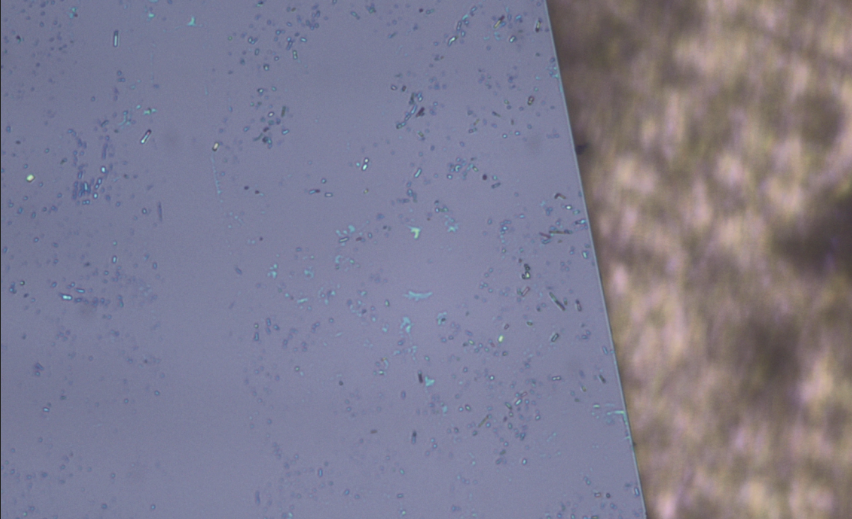
#> input picture Capture.PNG, 852 x 519 px
$ python -i edge_estimation.py   (imports and definitions only)
#> lines starting #> are read from the running program, lines starting #| are printed output that depends on the picture; after the words box and inside, x2 and y2 are one past the last pixel; in counts of white or black regions, pixels touching at a corner belong together
#!/usr/bin/env python3
"""
Edge angle estimation - long-continuous-edge selection via Canny + Hough.

This module is the *image-processing* layer of the sample auto-alignment
feature. It is deliberately pure OpenCV/numpy: it knows nothing about the
camera backend or the stage, so it can be reused with any camera that
exposes a ``capture()`` method returning an ndarray.

Core idea (matches the spec "if there's a long, continuous edge, then
it's an edge"):

1. Canny edge detection -> clean single-pixel edges.
2. HoughLinesP -> line *segments* each with an explicit length.
3. Orientation grouping -> cluster segments by angle (half-plane).
4. Continuous-edge merging -> within the dominant orientation, chain
   collinear segments whose endpoints are near/overlapping into a single
   "continuous edge"; score by total length.
5. The longest continuous edge is taken as THE edge; its angle is refined
   with a least-squares line fit (cv2.fitLine) for sub-degree accuracy.

Usage:
    from edge_estimation import EdgeAngleEstimator

    est = EdgeAngleEstimator()
    result = est.detect(frame_bgr)          # -> EdgeAngleResult or None
    print(result.angle_deg, result.length_px)
"""

from __future__ import annotations

import logging
import math
from dataclasses import dataclass
from typing import Dict, List, Optional, Tuple

import cv2
import numpy as np

logger = logging.getLogger(__name__)


@dataclass
class EdgeAngleResult:
    """Result of an edge-angle estimation."""

    #: Dominant edge angle in degrees, normalized to [0, 180) (undirected).
    angle_deg: float
    #: Total length (px) of the dominant edge.
    length_px: float
    #: (x1, y1, x2, y2) endpoints of the fitted dominant-edge line.
    endpoints: Tuple[float, float, float, float]
    #: Nx2 [ (x, y) ... ] points belonging to the dominant edge.
    edge_points: np.ndarray
    #: Number of raw Hough segments that contributed.
    num_segments: int
    #: "continuous_edge" (long single edge) or "histogram_fallback".
    mode: str


class EdgeAngleEstimator:
    """
    Estimates the dominant long-continuous edge angle in a frame.

    Parameters
    ----------
    canny_low, canny_high : int
        Canny hysteresis thresholds.
    hough_threshold : int
        HoughLinesP accumulator threshold.
    hough_min_line_length : int
        Minimum segment length (px) accepted from HoughLinesP.
    hough_max_line_gap : int
        Max gap allowed within a single Hough segment (px).
    angle_bin_width : float
        Width (deg) of the orientation grouping bins.
    rho_tol_px : float
        Max perpendicular distance (px) between segments to treat them as
        collinear when merging into a continuous edge.
    gap_tol_px : float
        Max end-gap (px) along the line direction to treat segments as
        continuous when merging.
    min_edge_length_ratio : float
        A continuous edge must be at least this fraction of the image
        diagonal to be trusted on its own; otherwise fall back to the
        length-weighted orientation histogram.
    channel_order : str
        "bgr" (OpenCV default) or "rgb" (e.g. SmartCamCamera returns RGB).
    """

    def __init__(
        self,
        canny_low: int = 50,
        canny_high: int = 150,
        hough_threshold: int = 40,
        hough_min_line_length: int = 60,
        hough_max_line_gap: int = 8,
        angle_bin_width: float = 5.0,
        rho_tol_px: float = 6.0,
        gap_tol_px: float = 12.0,
        min_edge_length_ratio: float = 0.20,
        channel_order: str = "bgr",
    ) -> None:
        self.canny_low = int(canny_low)
        self.canny_high = int(canny_high)
        self.hough_threshold = int(hough_threshold)
        self.hough_min_line_length = int(hough_min_line_length)
        self.hough_max_line_gap = int(hough_max_line_gap)
        self.angle_bin_width = float(angle_bin_width)
        self.rho_tol_px = float(rho_tol_px)
        self.gap_tol_px = float(gap_tol_px)
        self.min_edge_length_ratio = float(min_edge_length_ratio)
        if channel_order not in ("bgr", "rgb"):
            raise ValueError(
                f"channel_order must be 'bgr' or 'rgb', got {channel_order!r}"
            )
        self.channel_order = channel_order

    # ------------------------------------------------------------------
    # Grayscale
    # ------------------------------------------------------------------
    def grayscale(self, frame: np.ndarray) -> np.ndarray:
        """Convert a 3-channel frame to grayscale, honoring channel_order."""
        if self.channel_order == "rgb":
            return cv2.cvtColor(frame, cv2.COLOR_RGB2GRAY)
        return cv2.cvtColor(frame, cv2.COLOR_BGR2GRAY)
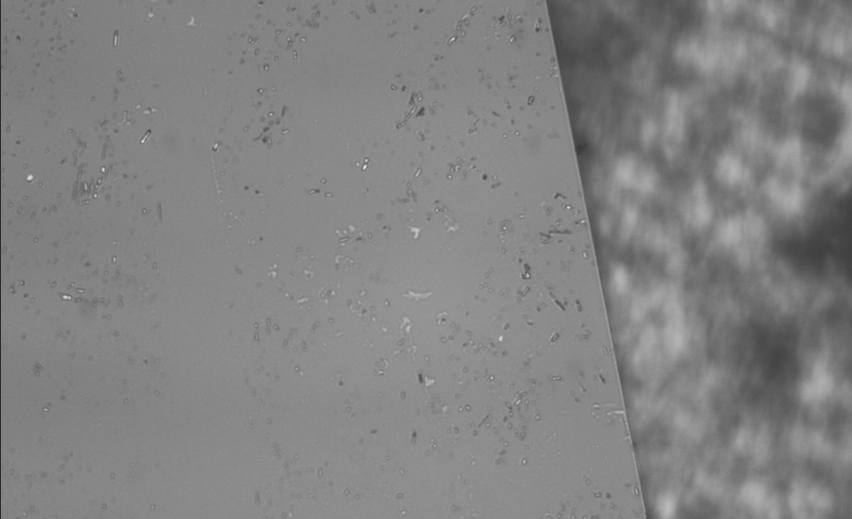
#> returned value: shape (519, 852); min 43, max 233, mean 130.3

    def _run_hough(
        self,
        blurred: np.ndarray,
        canny_low: int,
        canny_high: int,
        hough_threshold: int,
        min_line_length: int,
    ) -> Optional[np.ndarray]:
        """Run Canny + HoughLinesP with the given thresholds."""
        edges = cv2.Canny(blurred, int(canny_low), int(canny_high))
        return cv2.HoughLinesP(
            edges,
            rho=1,
            theta=np.pi / 180,
            threshold=int(hough_threshold),
            minLineLength=int(min_line_length),
            maxLineGap=self.hough_max_line_gap,
        )

    def _candidate_params(self, blurred: np.ndarray):
        """Yield (canny_low, canny_high, hough_threshold, min_len) tuples.

        Tries the configured thresholds first, then Otsu-adaptive thresholds
        (robust to dark/bright scenes), then a lenient low-threshold pass.
        """
        primary = (
            self.canny_low, self.canny_high,
            self.hough_threshold, self.hough_min_line_length,
        )
        yield primary

        # Otsu-adaptive thresholds from the frame's own intensity histogram.
        otsu_high, _ = cv2.threshold(
            blurred, 0, 255, cv2.THRESH_BINARY | cv2.THRESH_OTSU
        )
        if otsu_high > 0:
            otsu_low = max(1, int(otsu_high * 0.5))
            yield (
                otsu_low, int(otsu_high),
                self.hough_threshold, self.hough_min_line_length,
            )
            # Lenient fallback for faint/short edges.
            yield (
                max(1, otsu_low // 2), max(1, int(otsu_high * 0.75)),
                max(10, self.hough_threshold // 2),
                max(20, self.hough_min_line_length // 2),
            )

    def _candidate_images(self, blurred: np.ndarray):
        """Yield the raw blurred frame, then CLAHE-contrast-boosted copies.

        Low-contrast microscope frames (uniform substrate, faint flake edge)
        yield no Canny edges at default thresholds; CLAHE on the grayscale
        plane recovers those edges. Several clip limits are tried and Hough
        picks whichever reveals a real edge.
        """
        yield blurred
        for clip in (8.0, 15.0, 25.0):
            try:
                clahe = cv2.createCLAHE(clipLimit=clip, tileGridSize=(8, 8))
                yield clahe.apply(blurred)
            except Exception as exc:  # pragma: no cover - defensive
                logger.debug("CLAHE clip=%.1f failed: %s", clip, exc)

    # ------------------------------------------------------------------
    # Main entry
    # ------------------------------------------------------------------
    def detect(self, frame: np.ndarray) -> Optional[EdgeAngleResult]:
        """Estimate the dominant edge angle of one frame (or None)."""
        if frame is None:
            return None
        if frame.ndim == 2:
            gray = frame.astype(np.uint8)
        elif frame.ndim == 3 and frame.shape[2] == 3:
            gray = self.grayscale(frame)
        else:
            logger.warning("Unsupported frame shape %s", frame.shape)
            return None

        blurred = cv2.GaussianBlur(gray, (5, 5), 0)
        diag = math.hypot(gray.shape[1], gray.shape[0])
#> diag = 997.6
        min_span = self.min_edge_length_ratio * diag
#> min_span = 199.5

        # Scan candidate images (raw, then CLAHE-contrast-boosted copies)
        # across adaptive Hough thresholds. Real microscope frames are often
        # low-contrast uniform substrate; CLAHE on the grayscale plane
        # recovers edges that default thresholds miss. The first candidate
        # that yields a long, trusted continuous edge wins.
        fallback_segments: Optional[List[Dict]] = None
        best_span = 0.0
        for image in self._candidate_images(blurred):
            for params in self._candidate_params(image):
                lines = self._run_hough(image, *params)
                if lines is None or len(lines) == 0:
                    continue
                segments = self._extract_segments(lines)
                if not segments:
                    continue
                group = self._dominant_orientation_group(segments)
                edge = self._longest_continuous_edge(group)
                span = edge["span"] if edge else 0.0
                if span >= best_span:
                    best_span = span
                    fallback_segments = segments
                if edge is not None and span >= min_span:
                    logger.info(
                        "Detected edge (span %.0f px >= %.0f px) via %s image",
                        span, min_span,
                        "CLAHE" if image is not blurred else "raw",
                    )
                    return self._result_from_edge(edge, gray.shape)
#> this loop made 3 passes
#> pass 1, in _run_hough, `edges = cv2.Canny(blurred, int(canny_low), int(canny_high))`:
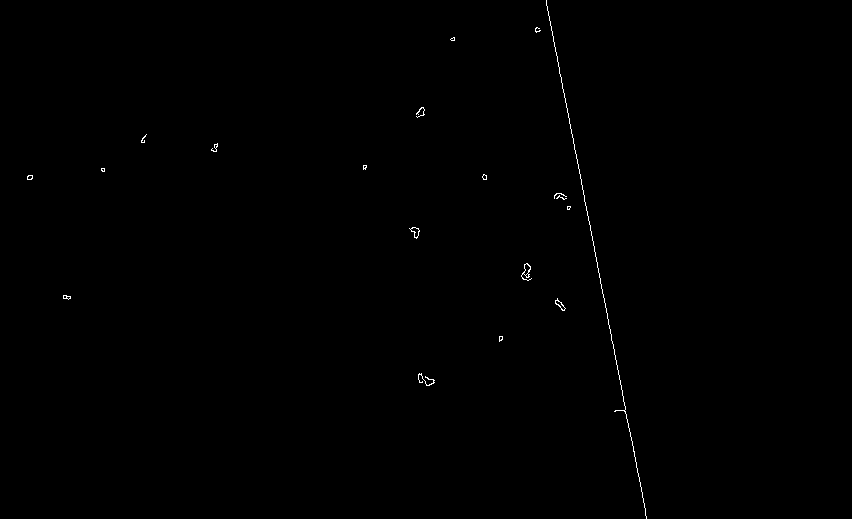
#> edges: shape (519, 852); 0.22% white in thin lines or dots, all inside (x1, y1, x2, y2) = (27, 0, 647, 519)
#> pass 1, in _run_hough (call 2), `edges = cv2.Canny(blurred, int(canny_low), int(canny_high))`:
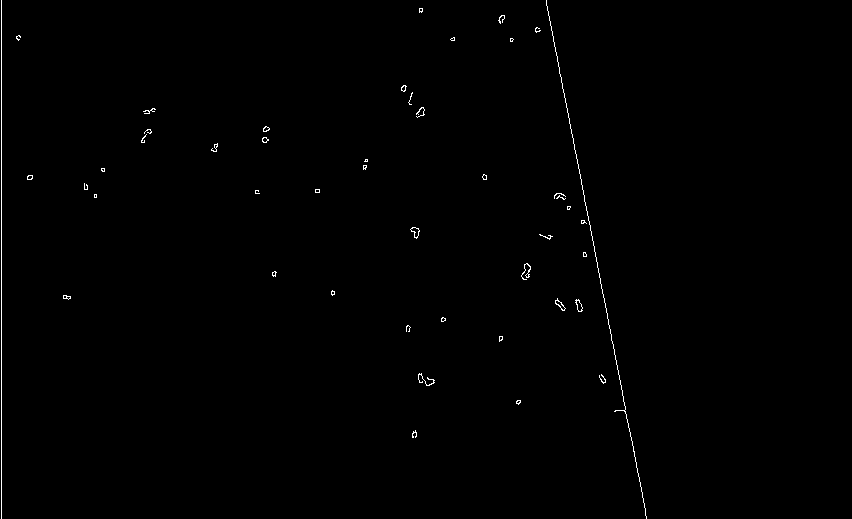
#> edges: shape (519, 852); 0.43% white in thin lines or dots, all inside (x1, y1, x2, y2) = (1, 0, 647, 519)
#> pass 1, in _run_hough (call 3), `edges = cv2.Canny(blurred, int(canny_low), int(canny_high))`:
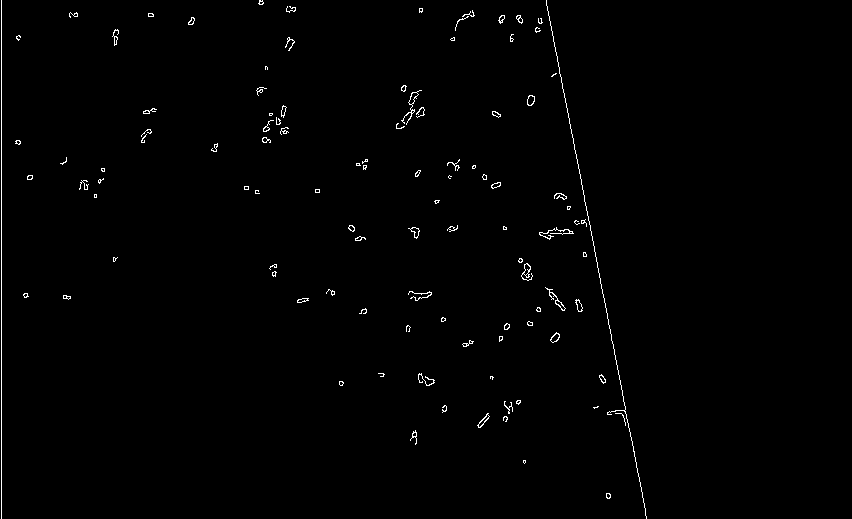
#> edges: shape (519, 852); 0.79% white in thin lines or dots, all inside (x1, y1, x2, y2) = (1, 0, 647, 519)
#> pass 2, in _run_hough (call 4), `edges = cv2.Canny(blurred, int(canny_low), int(canny_high))`:
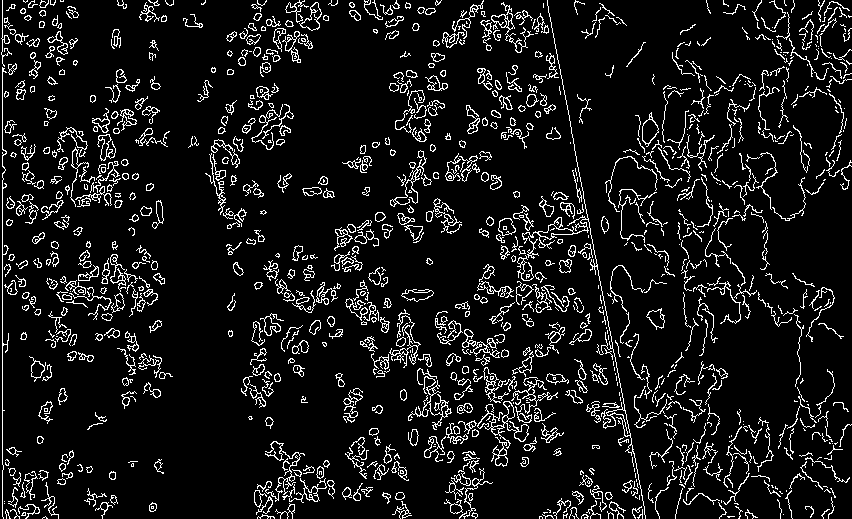
#> edges: shape (519, 852); 9.1% white in thin lines or dots
#> after the loop, best_span = 257.4; fallback_segments = 264 items

        # No trusted long edge anywhere; last resort: length-weighted
        # orientation histogram over the best segment set we saw.
        if fallback_segments:
            logger.info(
                "No long continuous edge (best %.1f px < %.1f px); "
                "using length-weighted histogram fallback",
                best_span, min_span,
            )
            return self._result_from_fallback(fallback_segments, gray.shape)

        logger.warning("No lines detected by Hough transform")
        return None

    # ------------------------------------------------------------------
    # Helpers
    # ------------------------------------------------------------------
    def _extract_segments(self, lines: np.ndarray) -> List[Dict]:
        """Convert HoughLinesP output into normalized segment dicts.

        Each segment is stored with its oriented angle (in [-90, 90)),
        length, unit direction and signed distance from the origin (rho).
        Handles both (N, 1, 4) and (N, 4) array shapes across OpenCV
        versions.
        """
        segments: List[Dict] = []
        for row in np.asarray(lines).reshape(-1, 4):
            x1, y1, x2, y2 = (int(float(v)) for v in row)
            dx = x2 - x1
            dy = y2 - y1
            length = math.hypot(dx, dy)
            if length < 1e-3:
                continue
            # Oriented line angle in [-90, 90): no periodicity for a single
            # physical edge, so the orientation bins are wrap-safe.
            ang = math.degrees(math.atan2(dy, dx))
            oriented = (ang + 90.0) % 180.0 - 90.0
            ux = dx / length
            uy = dy / length
            nx, ny = -uy, ux
            segments.append(
                {
                    "x1": x1, "y1": y1, "x2": x2, "y2": y2,
                    "angle": oriented, "length": length,
                    "ux": ux, "uy": uy, "rho": x1 * nx + y1 * ny,
                }
            )
        return segments

    def _dominant_orientation_group(self, segments: List[Dict]) -> List[Dict]:
        """Return the orientation bin (by total length) with the most edge."""
        half_width = self.angle_bin_width / 2.0
        n_bins = int(math.ceil(180.0 / self.angle_bin_width))
        hist = [0.0] * n_bins
        for s in segments:
            idx = int((s["angle"] + 90.0) / self.angle_bin_width)
            idx = max(0, min(n_bins - 1, idx))
            # Weight by segment length so a long edge dominates short clutter.
            hist[idx] += s["length"]

        best_idx = max(range(n_bins), key=lambda i: hist[i])
        lo = -90.0 + best_idx * self.angle_bin_width - half_width
        hi = lo + 2 * half_width
        group = [s for s in segments if lo <= s["angle"] < hi]
        # Robust mean direction of the winning bin.
        vx = sum(s["ux"] * s["length"] for s in group)
        vy = sum(s["uy"] * s["length"] for s in group)
        for s in group:
            # Re-orient each segment so signs agree with the group direction.
            if s["ux"] * vx + s["uy"] * vy < 0:
                s["ux"], s["uy"], s["rho"] = -s["ux"], -s["uy"], -s["rho"]
        return group

    def _longest_continuous_edge(self, group: List[Dict]) -> Optional[Dict]:
        """Merge collinear, near/overlapping segments into continuous edges.

        Returns the edge with the greatest span (max projected offset along
        the line direction minus the min), or None if the group is empty.
        """
        if not group:
            return None

        vx = sum(s["ux"] * s["length"] for s in group)
        vy = sum(s["uy"] * s["length"] for s in group)
        norm = math.hypot(vx, vy) or 1.0
        vx, vy = vx / norm, vy / norm
        nx, ny = -vy, vx

        items = []
        for s in group:
            mid_x = (s["x1"] + s["x2"]) / 2.0
            mid_y = (s["y1"] + s["y2"]) / 2.0
            rho = mid_x * nx + mid_y * ny
            p1 = s["x1"] * vx + s["y1"] * vy
            p2 = s["x2"] * vx + s["y2"] * vy
            items.append((s, rho, min(p1, p2), max(p1, p2)))

        items.sort(key=lambda it: it[2])  # by t_min

        chains: List[Dict] = []
        for s, rho, tmin, tmax in items:
            best_chain = None
            best_gap = None
            for c in chains:
                if abs(rho - c["bar_rho"]) <= self.rho_tol_px:
                    gap = tmin - c["t_max"]
                    if gap <= self.gap_tol_px and (best_gap is None or gap < best_gap):
                        best_chain = c
                        best_gap = gap
            if best_chain is not None:
                c = best_chain
                c["segs"].append(s)
                c["n"] += 1
                c["rho_sum"] += rho
                c["bar_rho"] = c["rho_sum"] / c["n"]
                c["t_min"] = min(c["t_min"], tmin)
                c["t_max"] = max(c["t_max"], tmax)
            else:
                chains.append(
                    {"segs": [s], "n": 1, "rho_sum": rho, "bar_rho": rho,
                     "t_min": tmin, "t_max": tmax}
                )

        if not chains:
            return None

        for c in chains:
            c["span"] = c["t_max"] - c["t_min"]
            c["length"] = sum(s["length"] for s in c["segs"])
        return max(chains, key=lambda c: c["span"])

    def _fit_edge_angle(
        self, points: np.ndarray
    ) -> Tuple[float, Tuple[float, float, float, float]]:
        """Least-squares fit through edge points -> (angle_deg, endpoints)."""
        if points.shape[0] < 2:
            raise ValueError("Not enough points to fit a line")
        vec = cv2.fitLine(points, cv2.DIST_L2, 0, 0.01, 0.01)
        vx, vy, x0, y0 = (float(a[0]) for a in vec)  # unit dir + point on line
        ang = math.degrees(math.atan2(vy, vx))
        if ang < 0:
            ang += 180.0

        proj = points[:, 0] * vx + points[:, 1] * vy
        t_min, t_max = float(proj.min()), float(proj.max())
        endpoints = (
            x0 + vx * t_min, y0 + vy * t_min,
            x0 + vx * t_max, y0 + vy * t_max,
        )
        return ang, endpoints

    def _result_from_edge(
        self, edge: Dict, shape: Tuple[int, int]
    ) -> EdgeAngleResult:
        segs = edge["segs"]
        pts = np.vstack(
            [[[s["x1"], s["y1"]], [s["x2"], s["y2"]]] for s in segs]
        ).reshape(-1, 2).astype(np.float32)
        angle_deg, endpoints = self._fit_edge_angle(pts)
        return EdgeAngleResult(
            angle_deg=angle_deg,
            length_px=edge["length"],
            endpoints=endpoints,
            edge_points=pts,
            num_segments=len(segs),
            mode="continuous_edge",
        )

    # [65 lines left out: functions _result_from_fallback, synthetic_rect_frame, not called in this run]


class SyntheticRotatingCamera:
    """
    Fake camera that renders a rotated rectangle.

    Angles come from a manual ``set_angle`` call or, when bound to an
    actual stage, from the stage's current R-axis position. This gives a
    true closed loop for tests / dry runs: rotating the stage rotates the
    rendered sample.
    """

    # [23 lines left out: functions __init__, bind_stage, not called in this run]

    def set_angle(self, angle_deg: float) -> None:
        self._angle = float(angle_deg)

    # [16 lines left out: functions get_angle, capture, not called in this run]

>>> import cv2
>>> picture = cv2.cvtColor(cv2.imread('Capture.PNG'), cv2.COLOR_BGR2RGB)
>>> result = EdgeAngleEstimator().detect(picture)
